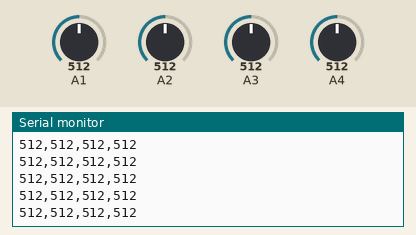
This sketch was run on a simulated Arduino Uno, built with avr-gcc and run on an emulated ATmega328P. Shown: the last lines printed to the serial monitor. The test bench sets the inputs (shaded band); at power-on: A2 = 512, A1 = 512, A3 = 512, A4 = 512.

Above: at 4.2 s.
4.3 s: A2 set to 111
At 4.8 s:
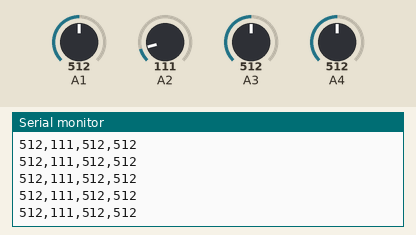
7.3 s: A2 set to 91
At 8.1 s:
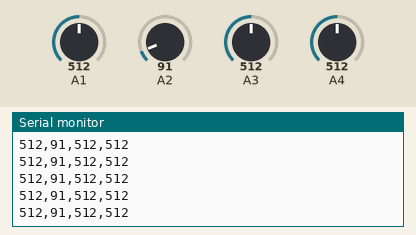
Timing chart, 0 to 10.3 s (numbered marks = the images above; inputs shaded):
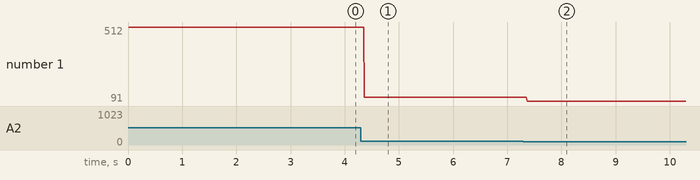

Measured:
- after the input at 4.3 s, the serial monitor: prints a new line after 0.07 s (image 1)
- after the input at 7.3 s, the serial monitor: prints a new line after 0.07 s (image 2)
- plotted number 1: 512 → 111 after the input at 4.3 s, 111 → 91 after the input at 7.3 s

The sketch:

serial_plot.ino
```cpp
void setup() {
  // put your setup code here, to run once:
  Serial.begin(9600);
  Serial.println("RU, RD, LU,LD");

//출처: https://it-g-house.tistory.com/entry/Arduino-아두이노로-그래프graph-그리기 [IT-G-House]
}

void loop() {
  // put your main code here, to run repeatedly:
  Serial.print(analogRead(A1));Serial.print(",");
  Serial.print(analogRead(A2));Serial.print(",");
  Serial.print(analogRead(A3));Serial.print(",");
  Serial.println(analogRead(A4));
  delay(10);
}
```
